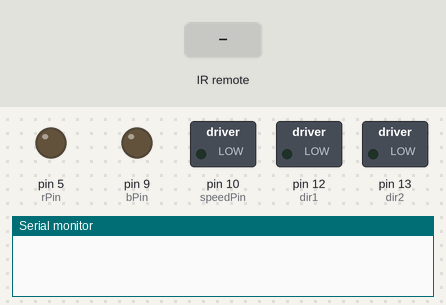
This sketch was run on a simulated Arduino Uno, built with avr-gcc and run on an emulated ATmega328P. Shown: switched loads named in the sketch (green lamp = pin HIGH), output pins drawn as LEDs (lit = HIGH), the last lines printed to the serial monitor. The inputs (shaded band) are chosen by the test bench.

Above: at 1.2 s.
1.3 s: infrared code 0xFF906F received
4.3 s: infrared code 0xFF30CF received
At 6.6 s:
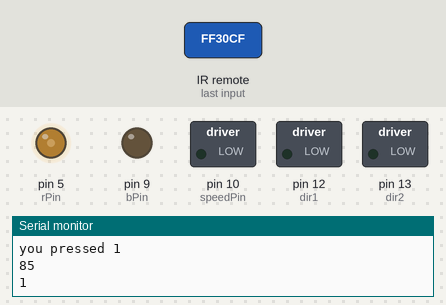
7.3 s: infrared code 0xFF18E7 received
At 10.0 s:
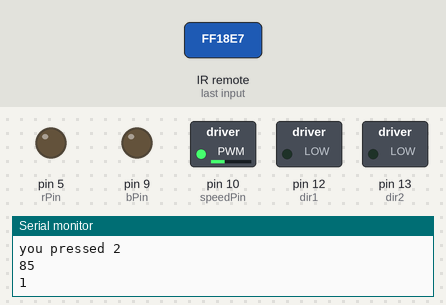
10.3 s: infrared code 0xFF7A85 received
At 12.4 s:
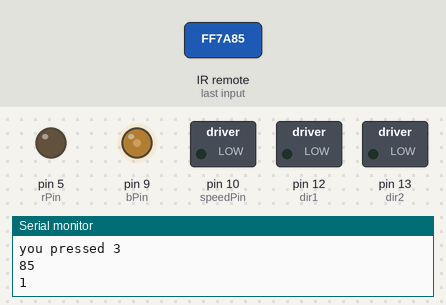
13.3 s: infrared code 0xFF10EF received
At 15.9 s:
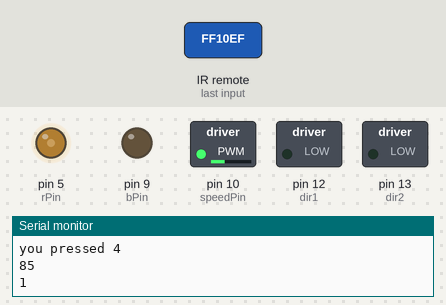
16.3 s: infrared code 0xFF38C7 received
At 18.2 s:
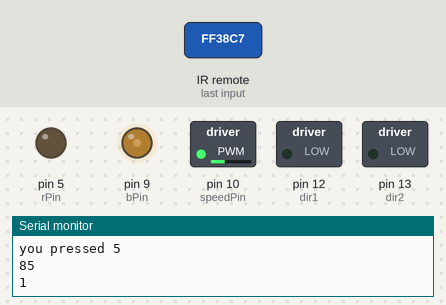
Timing chart, 0 to 19.7 s (numbered marks = the images above; inputs shaded):
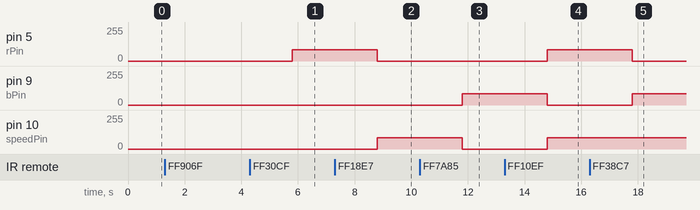

Measured:
- after the input at 4.3 s, pin 5 (rPin): 0/255 → 85/255 after 1.5 s
- after the input at 7.3 s, pin 5 (rPin): 85/255 → 0/255 after 1.5 s; pin 10 (speedPin): 0/255 → 85/255 after 1.5 s
- after the input at 10.3 s, pin 9 (bPin): 0/255 → 85/255 after 1.5 s; pin 10 (speedPin): 85/255 → 0/255 after 1.5 s
- after the input at 13.3 s, pin 5 (rPin), pin 10 (speedPin): 0/255 → 85/255 after 1.5 s; pin 9 (bPin): 85/255 → 0/255 after 1.5 s
- after the input at 16.3 s, pin 5 (rPin): 85/255 → 0/255 after 1.5 s; pin 9 (bPin): 0/255 → 85/255 after 1.5 s

The sketch:

IRSENSOR_and_RGB.ino
```cpp
#include <IRremote.h>
int IRpin = 3;
IRrecv IR(IRpin);
decode_results cmd;
String myCom;
int speedPin = 10;
int dir1 = 12;
int dir2 = 13;
int mSpeed; // motor speed at max voltage
int delt =50;
int count;
int rPin = 5;
int gPin = 10;
int bPin = 9;

int Pinb;
int rPinb = 255;
int gPinb = 255;
int bPinb = 255;
int a;


int r=85 ;
// counters


void setup() {
  // put your setup code here, to run once:
  Serial.begin(9600);
  IR.enableIRIn();
  pinMode(speedPin,OUTPUT);
  pinMode(dir1,OUTPUT);
  pinMode(dir2,OUTPUT);
  pinMode(rPin,OUTPUT);
  pinMode(gPin,OUTPUT);
  pinMode(bPin,OUTPUT);
}

void loop() {

  while(IR.decode(&cmd)==0){

  }
  Serial.println(cmd.value,HEX);
  delay(1500);
  IR.resume();
    // up
  if (cmd.value== 0xFF906F){ // 0x helps the computer know to look for a hexidecimal
    count = count +1;
    if (count >3){
    count = 3;
  }
    myCom ="you pressed up";
    Serial.println(myCom);
  }
  // down
  if (cmd.value== 0xFFE01F){ // 0x helps the computer know to look for a hexidecimal
    count = count - 1 ;
     if (count < 0){
    count = 0;
  }
    myCom ="you pressed down";
    Serial.println(myCom);
  }

  Pinb = r*count;
  // 0
  if (cmd.value== 0xFF6897){ // 0x helps the computer know to look for a hexidecimal

    myCom ="you pressed 0";
    Serial.println(myCom);
  }
  // 1
  if (cmd.value== 0xFF30CF){ // 0x helps the computer know to look for a hexidecimal
    a=1;

    myCom ="you pressed 1";
    Serial.println(myCom);
  }

  if (a ==1){
     analogWrite(rPin,Pinb);
  analogWrite(gPin,0);
  analogWrite(bPin,0);
  }
  // 2

  if (cmd.value== 0xFF18E7){ // 0x helps the computer know to look for a hexidecimal
    a=2;

    myCom ="you pressed 2";
    Serial.println(myCom);
  }
 if (a ==2){
     analogWrite(rPin,0);
  analogWrite(gPin,Pinb);
  analogWrite(bPin,0);
 }
  // 3

  if (cmd.value== 0xFF7A85){ // 0x helps the computer know to look for a hexidecimal
    a=3;

    myCom ="you pressed 3";
    Serial.println(myCom);
  }
   if (a ==3){
     analogWrite(rPin,0);
  analogWrite(gPin,0);
  analogWrite(bPin,Pinb);
   }
  // 4
  if (cmd.value== 0xFF10EF){ // 0x helps the computer know to look for a hexidecimal
    a = 4;
    myCom ="you pressed 4";
    Serial.println(myCom);
  }
  if (a == 4){
     analogWrite(rPin,Pinb);
  analogWrite(gPin,Pinb);
  analogWrite(bPin,0);
  }
  // 5
  if (cmd.value== 0xFF38C7){ // 0x helps the computer know to look for a hexidecimal
    a = 5;
    myCom ="you pressed 5";
    Serial.println(myCom);
  }
  if (a == 5){
     analogWrite(rPin,0);
  analogWrite(gPin,Pinb);
  analogWrite(bPin,Pinb);
  }
  // 6
  if (cmd.value== 0xFF5AA5){ // 0x helps the computer know to look for a hexidecimal
    a = 6;
    myCom ="you pressed 6";
    Serial.println(myCom);
  }
  if (a == 6){
     analogWrite(rPin,Pinb);
  analogWrite(gPin,0);
  analogWrite(bPin,Pinb);
  }
  // 7
  if (cmd.value== 0xFF42BD){ // 0x helps the computer know to look for a hexidecimal
    a = 7;
    myCom ="you pressed 7";
    Serial.println(myCom);
  }
  if (a == 7){
     analogWrite(rPin,Pinb);
  analogWrite(gPin,Pinb/2);
  analogWrite(bPin,0);
  }
  // 8
  if (cmd.value== 0xFF4AB5){ // 0x helps the computer know to look for a hexidecimal
    a = 8;
    myCom ="you pressed 8";
    Serial.println(myCom);
  }
  if (a == 8){
     analogWrite(rPin,Pinb/2);
  analogWrite(gPin,0);
  analogWrite(bPin,Pinb);
  }
  // 9
  if (cmd.value== 0xFF52AD){ // 0x helps the computer know to look for a hexidecimal
    a = 9;
    myCom ="you pressed 9";
    Serial.println(myCom);
  }
  if (a == 9){
     analogWrite(rPin,0);
  analogWrite(gPin,Pinb);
  analogWrite(bPin,Pinb/2);
  }
  // vol+
  if (cmd.value== 0xFF629D){ // 0x helps the computer know to look for a hexidecimal

    myCom ="you pressed vol+";
    Serial.println(myCom);
  }
  // vol-
  if (cmd.value== 0xFFA857){ // 0x helps the computer know to look for a hexidecimal

    myCom ="you pressed vol-";
    Serial.println(myCom);
  }


  // EQ
  if (cmd.value== 0xFF9867){ // 0x helps the computer know to look for a hexidecimal

    myCom ="you pressed EQ";
    Serial.println(myCom);
  }

  // ST
  if (cmd.value== 0xFFB04F){ // 0x helps the computer know to look for a hexidecimal

    myCom ="you pressed ST";
    Serial.println(myCom);
  }
  // pause/play
  if (cmd.value== 0xFF02FD){ // 0x helps the computer know to look for a hexidecimal

    myCom ="you pressed pause/play";
    Serial.println(myCom);
  }
  // forward
  if (cmd.value== 0xFFC23D){ // 0x helps the computer know to look for a hexidecimal

    myCom ="you pressed forward";
    Serial.println(myCom);
  }
  // reverse
  if (cmd.value== 0xFF22DD){ // 0x helps the computer know to look for a hexidecimal

    myCom ="you pressed reverse";
    Serial.println(myCom);
  }

  // Function
  if (cmd.value== 0xFFE21D){ // 0x helps the computer know to look for a hexidecimal
  analogWrite(rPin,0);
  analogWrite(gPin,0);
  analogWrite(bPin,0);
    myCom ="you pressed Function";
    Serial.println(myCom);
  }
  // Power
  if (cmd.value== 0xFFA25D){ // 0x helps the computer know to look for a hexidecimal
  analogWrite(rPin,rPinb);
  analogWrite(gPin,gPinb);
  analogWrite(bPin,bPinb);

  // count = count + 1;
    myCom ="you pressed Power";
    Serial.println(myCom);
  }

  Serial.println(Pinb);
//   if (count >1){
//     count = 0;
//   }
//   if (count == 1){
//     digitalWrite(dir1,HIGH);
//   digitalWrite(dir2,LOW);
//   mSpeed = 255;
// analogWrite(speedPin,mSpeed);
//   }

// else if (count !=1){

// }

 Serial.println(count);
}
```
